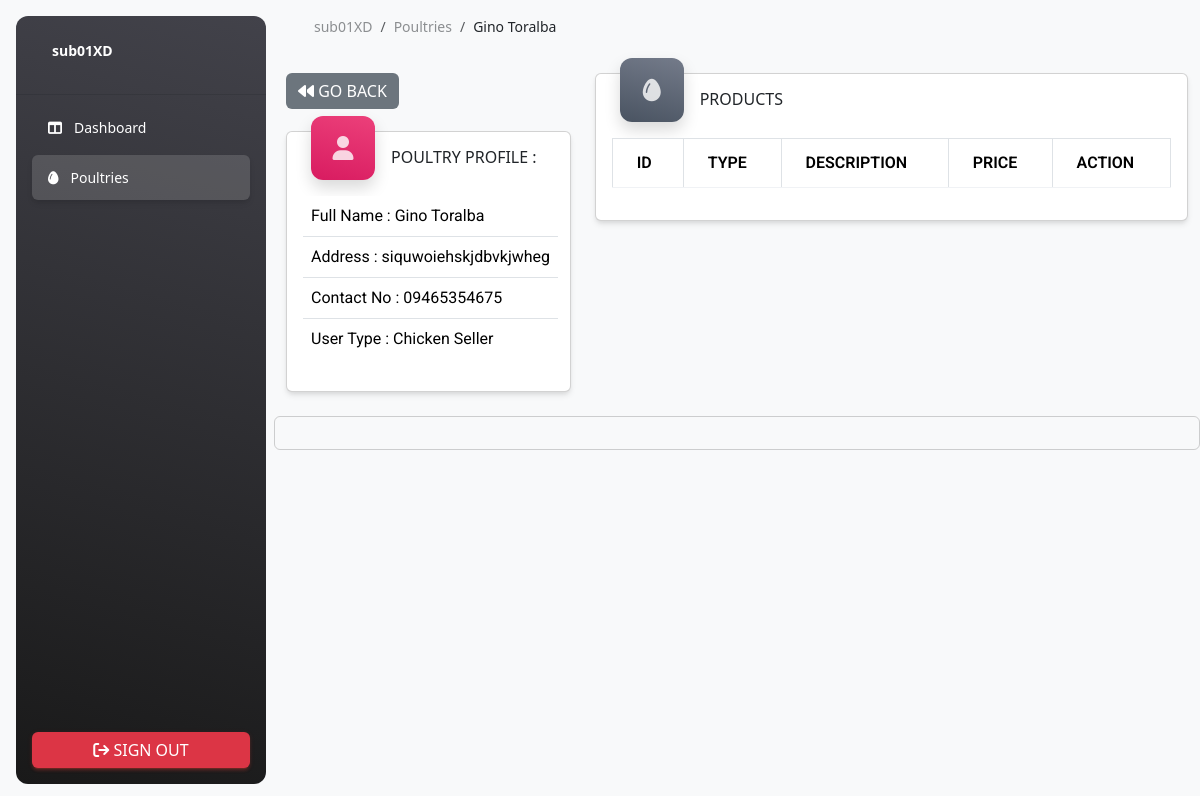
Screenshot of /customer/customer_poultry_select.php?id=2 (signed in) with the database file from the repository.
### tables this page shows
CREATE TABLE `tbl_users` (
  `User_ID` int(11) NOT NULL,
  `Date_Created` date NOT NULL,
  `Name` varchar(255) NOT NULL,
  `Surname` varchar(255) NOT NULL,
  `Address` varchar(255) NOT NULL,
  `Contact` varchar(255) NOT NULL,
  `Username` varchar(255) NOT NULL,
  `Password` varchar(255) NOT NULL,
  `Type` int(11) NOT NULL,
  `Status` varchar(255) NOT NULL
);

### customer/customer_poultry_select.php (the view, shortened to what this page needs)
<?php
include ("assets/php/config.php");
if (!isset($_SESSION['User'])) {
    header("Location: ../customer_login.php");
    exit();
} else {
    if (!isset($_GET['id'])) {
        header("Location: customer_poultry.php");
        exit();
    } else {
        $user = $_GET['id'];
        $sql = "SELECT * FROM tbl_users WHERE User_ID = '$user'";
        $result = $db->query($sql);
        if ($result->num_rows > 0) {
            $row = $result->fetch_assoc();
        } else {
            header("Location: customer_poultry.php");
            exit();
        }
    }
}
?>
<!DOCTYPE html>
<html lang="en">
<head>
    <link id="pagestyle" href="assets/css/material-dashboard.css?v=3.1.0" rel="stylesheet" />
    <link href="https://cdnjs.cloudflare.com/ajax/libs/font-awesome/6.0.0/css/all.min.css" rel="stylesheet" />
    <link href="https://cdn.jsdelivr.net/npm/bootstrap@5.3.3/dist/css/bootstrap.min.css" rel="stylesheet"
>
    <link rel="stylesheet" href="https://cdn.jsdelivr.net/npm/flatpickr/dist/flatpickr.min.css">
    <link rel="stylesheet" href="//cdn.datatables.net/2.0.2/css/dataTables.dataTables.min.css">
</head>
<body class="g-sidenav-show  bg-gray-100">
    <aside
        class="sidenav navbar navbar-vertical navbar-expand-xs border-0 border-radius-xl my-3 fixed-start ms-3   bg-gradient-dark"
        id="sidenav-main">
        <div class="sidenav-header">
            <a class="navbar-brand m-0" href="admin_dashboard.php" target="_blank">
                <span class="ms-1 font-weight-bold text-white">
                    <?php echo $_SESSION['User'] ?>
                </span>
            </a>
        </div>
        <hr class="horizontal light mt-0 mb-2">
        <div class="collapse navbar-collapse  w-auto " id="sidenav-collapse-main">
            <ul class="navbar-nav">
                <li class="nav-item">
                    <a class="nav-link text-white" href="customer_dashboard.php">
                        <div class="text-white text-center me-2 d-flex align-items-center justify-content-center">
                            <i class="fa-solid fa-table-columns"></i>
                        </div>
                        <span class="nav-link-text ms-1">Dashboard</span>
                    </a>
                </li>
                <li class="nav-item">
                    <a class="nav-link text-white active" href="customer_poultry.php">
                        <div class="text-white text-center me-2 d-flex align-items-center justify-content-center">
                            <i class="fa-solid fa-egg"></i>
                        </div>
                        <span class="nav-link-text ms-1">Poultries</span>
                    </a>
                </li>
            </ul>
        </div>
        <div class="sidenav-footer position-absolute w-100 bottom-0 ">
            <div class="mx-3">
                <a class="btn btn-danger w-100" href="#" onclick="logout();">
                    <i class="fa-solid fa-sign-out"></i>&nbsp;Sign Out</a>
            </div>
        </div>
    </aside>
    <main class="main-content border-radius-lg ">
        <nav class="navbar navbar-main navbar-expand-lg px-0 mx-4 shadow-none border-radius-xl" id="navbarBlur"
            data-scroll="true">
            <div class="container-fluid py-1 px-3">
                <nav aria-label="breadcrumb">
                    <ol class="breadcrumb bg-transparent mb-0 pb-0 pt-1 px-0 me-sm-6 me-5">
                        <li class="breadcrumb-item text-sm"><a class="opacity-5 text-dark" href="javascript:;"
                                style="text-decoration:none;">
                                <?php echo $_SESSION['User'] ?>
                            </a>
                        </li>
                        <li class="breadcrumb-item text-sm" aria-current="page"><a class="opacity-5 text-dark"
                                href="javascript:;" style="text-decoration:none;">Poultries</a></li>
                        <li class="breadcrumb-item text-sm text-dark active" aria-current="page">
                            <?php echo $row['Name'] ?>
                            <?php echo $row['Surname'] ?>
                        </li>
                    </ol>
                </nav>
            </div>
        </nav>
        <div class="container-fluid py-4">
            <div class="row">
                <div class="col-lg-4 position-relative z-index-2">
                    <a class="btn btn-secondary" href="customer_poultry.php"> <i class="fa-solid fa-backward"></i> GO
                        BACK</a>
                    <div class="row" style="margin-top:2%">
                        <div class="col-12">
                            <div class="card mb-4 ">
                                <div class="d-flex flex-row">
                                    <div
                                        class="icon icon-shape icon-lg bg-gradient-primary shadow text-center border-radius-xl mt-n3 ms-4">
                                        <i class="fa-solid fa-user"></i>
                                    </div>
                                    <h6 class="mt-3 mb-2 ms-3 ">POULTRY PROFILE :
                                    </h6>
                                </div>
                                <div class="card-body p-3">
                                    <div class="row">
                                        <div class="col-lg-12 col-md-7">
                                            <table class="table">
                                                <tr>
                                                    <td>Full Name :
                                                        <?php echo $row['Name'] ?>
                                                        <?php echo $row['Surname'] ?>
                                                    </td>
                                                </tr>
                                                <tr>
                                                    <td>Address :
                                                        <?php echo $row['Address'] ?>
                                                    </td>
                                                </tr>
                                                <tr>
                                                    <td>Contact No :
                                                        <?php echo $row['Contact'] ?>
                                                    </td>
                                                </tr>
                                                <tr>
                                                    <td>User Type :
                                                        <?php if ($row['Type'] == 1): ?>
                                                            <span class="card-text">Chicken Seller</span>
                                                        <?php elseif ($row['Type'] == 2): ?>
                                                            <span class="card-text">Egg Seller</span>
                                                        <?php else: ?>
                                                            <span class="card-text">Chicken + Egg Seller </span>
                                                        <?php endif; ?>
                                                    </td>
                                                </tr>
                                            </table>
                                        </div>
                                    </div>
                                </div>
                            </div>
                        </div>
                    </div>
                </div>
                <div class="col-lg-8">
                    <div class="row">
                        <div class="col-12">
                            <div class="card mb-4 ">
                                <div class="d-flex flex-row">
                                    <div
                                        class="icon icon-shape icon-lg bg-gradient-secondary shadow text-center border-radius-xl mt-n3 ms-4">
                                        <i class="fa-solid fa-egg"></i>
                                    </div>
                                    <h6 class="mt-3 mb-2 ms-3 ">PRODUCTS
                                    </h6>
                                </div>
                                <div class="card-body p-3">
                                    <table class="table table-bordered" id="tblProducts">
                                        <thead>
                                            <tr>
                                                <th>ID</th>
                                                <th>TYPE</th>
                                                <th>DESCRIPTION</th>
                                                <th>PRICE</th>
                                                <th>ACTION</th>
                                            </tr>
                                        </thead>
                                    </table>
                                </div>
                            </div>
                        </div>
                    </div>
                </div>
            </div>
            <div class="row">
                <div class="card card-plain mb-4">
                    <div class="card-body p-3">
                    </div>
                </div>
            </div>
        </div>
    </main>
</body>
</html>

### rows the page displays
tbl_users: Name "Gino", Surname "Toralba", Address "siquwoiehskjdbvkjwheg", Contact "09465354675"

### other values shown
$_SESSION['User'] "sub01XD"
